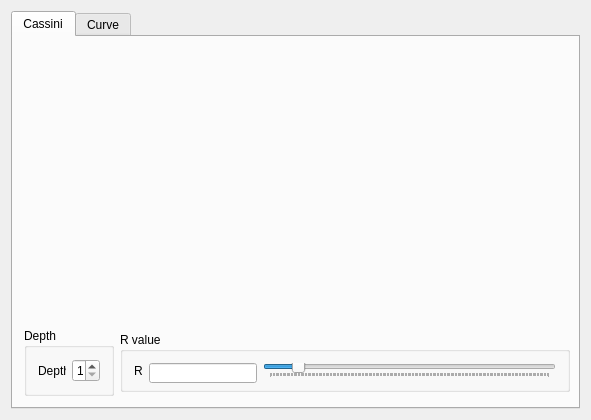
<?xml version="1.0" encoding="UTF-8"?>
<ui version="4.0">
 <class>MainWindow</class>
 <widget class="QMainWindow" name="MainWindow">
  <property name="geometry">
   <rect>
    <x>0</x>
    <y>0</y>
    <width>591</width>
    <height>420</height>
   </rect>
  </property>
  <property name="windowTitle">
   <string>MainWindow</string>
  </property>
  <widget class="QWidget" name="centralWidget">
   <property name="sizePolicy">
    <sizepolicy hsizetype="Expanding" vsizetype="Expanding">
     <horstretch>0</horstretch>
     <verstretch>0</verstretch>
    </sizepolicy>
   </property>
   <property name="minimumSize">
    <size>
     <width>567</width>
     <height>379</height>
    </size>
   </property>
   <layout class="QGridLayout" name="gridLayout">
    <item row="1" column="0">
     <widget class="QTabWidget" name="graphicTabWidget">
      <property name="sizePolicy">
       <sizepolicy hsizetype="Minimum" vsizetype="Minimum">
        <horstretch>0</horstretch>
        <verstretch>0</verstretch>
       </sizepolicy>
      </property>
      <property name="minimumSize">
       <size>
        <width>0</width>
        <height>0</height>
       </size>
      </property>
      <property name="currentIndex">
       <number>0</number>
      </property>
      <widget class="QWidget" name="Cassiniwidget">
       <property name="sizePolicy">
        <sizepolicy hsizetype="Minimum" vsizetype="Minimum">
         <horstretch>0</horstretch>
         <verstretch>0</verstretch>
        </sizepolicy>
       </property>
       <property name="minimumSize">
        <size>
         <width>0</width>
         <height>0</height>
        </size>
       </property>
       <attribute name="title">
        <string>Cassini</string>
       </attribute>
       <layout class="QGridLayout" name="gridLayout_4">
        <item row="0" column="0">
         <layout class="QGridLayout" name="CassiniGrid">
          <property name="sizeConstraint">
           <enum>QLayout::SetMaximumSize</enum>
          </property>
          <item row="2" column="0">
           <widget class="QGroupBox" name="DepthGroupBox">
            <property name="minimumSize">
             <size>
              <width>90</width>
              <height>60</height>
             </size>
            </property>
            <property name="maximumSize">
             <size>
              <width>30</width>
              <height>16777215</height>
             </size>
            </property>
            <property name="title">
             <string>Depth</string>
            </property>
            <layout class="QHBoxLayout" name="horizontalLayout_14">
             <item>
              <layout class="QHBoxLayout" name="cassiniDepthHorizontalLayout">
               <item>
                <widget class="QLabel" name="cassiniDepthLabel">
                 <property name="minimumSize">
                  <size>
                   <width>0</width>
                   <height>0</height>
                  </size>
                 </property>
                 <property name="text">
                  <string>Depth</string>
                 </property>
                </widget>
               </item>
               <item>
                <widget class="QSpinBox" name="cassiniDepthSpinBox">
                 <property name="minimumSize">
                  <size>
                   <width>0</width>
                   <height>0</height>
                  </size>
                 </property>
                 <property name="minimum">
                  <number>1</number>
                 </property>
                 <property name="maximum">
                  <number>5</number>
                 </property>
                </widget>
               </item>
              </layout>
             </item>
            </layout>
           </widget>
          </item>
          <item row="0" column="0" rowspan="2" colspan="5">
           <widget class="CassiniWidget" name="Cassini" native="true">
            <property name="minimumSize">
             <size>
              <width>0</width>
              <height>0</height>
             </size>
            </property>
           </widget>
          </item>
          <item row="2" column="1" colspan="4">
           <widget class="QGroupBox" name="rGroupBox">
            <property name="minimumSize">
             <size>
              <width>450</width>
              <height>60</height>
             </size>
            </property>
            <property name="maximumSize">
             <size>
              <width>0</width>
              <height>60</height>
             </size>
            </property>
            <property name="title">
             <string>R value</string>
            </property>
            <layout class="QHBoxLayout" name="horizontalLayout_15">
             <item>
              <layout class="QHBoxLayout" name="rHorizontalLayout">
               <item>
                <widget class="QLabel" name="rLabel">
                 <property name="minimumSize">
                  <size>
                   <width>0</width>
                   <height>0</height>
                  </size>
                 </property>
                 <property name="text">
                  <string>R</string>
                 </property>
                </widget>
               </item>
               <item alignment="Qt::AlignLeft">
                <widget class="QLineEdit" name="rEdit">
                 <property name="minimumSize">
                  <size>
                   <width>0</width>
                   <height>20</height>
                  </size>
                 </property>
                 <property name="readOnly">
                  <bool>true</bool>
                 </property>
                </widget>
               </item>
               <item>
                <widget class="QSlider" name="rSlider">
                 <property name="maximum">
                  <number>1000</number>
                 </property>
                 <property name="singleStep">
                  <number>1</number>
                 </property>
                 <property name="pageStep">
                  <number>1</number>
                 </property>
                 <property name="value">
                  <number>100</number>
                 </property>
                 <property name="orientation">
                  <enum>Qt::Horizontal</enum>
                 </property>
                 <property name="tickPosition">
                  <enum>QSlider::TicksBelow</enum>
                 </property>
                 <property name="tickInterval">
                  <number>5</number>
                 </property>
                </widget>
               </item>
              </layout>
             </item>
            </layout>
           </widget>
          </item>
         </layout>
        </item>
       </layout>
      </widget>
      <widget class="QWidget" name="Curvewidget">
       <attribute name="title">
        <string>Curve</string>
       </attribute>
       <layout class="QGridLayout" name="gridLayout_5">
        <item row="0" column="0">
         <layout class="QGridLayout" name="curveGridLayout" rowstretch="0,0,0" columnstretch="0,0,0,0,0,0,0,0,0,0,0,0,0">
          <property name="sizeConstraint">
           <enum>QLayout::SetMaximumSize</enum>
          </property>
          <item row="0" column="0" rowspan="2" colspan="13">
           <widget class="CurveWidget" name="Curve" native="true">
            <property name="enabled">
             <bool>true</bool>
            </property>
            <property name="sizePolicy">
             <sizepolicy hsizetype="Minimum" vsizetype="Minimum">
              <horstretch>0</horstretch>
              <verstretch>0</verstretch>
             </sizepolicy>
            </property>
            <property name="minimumSize">
             <size>
              <width>547</width>
              <height>175</height>
             </size>
            </property>
           </widget>
          </item>
          <item row="2" column="0" colspan="3">
           <widget class="QGroupBox" name="curveDepthGroupBox">
            <property name="minimumSize">
             <size>
              <width>70</width>
              <height>85</height>
             </size>
            </property>
            <property name="title">
             <string>Depth</string>
            </property>
            <layout class="QHBoxLayout" name="horizontalLayout_4">
             <item>
              <layout class="QHBoxLayout" name="curveDepthHorisontalLayout">
               <item>
                <widget class="QLabel" name="curveDepthLabel">
                 <property name="text">
                  <string>Depth :</string>
                 </property>
                </widget>
               </item>
               <item alignment="Qt::AlignLeft">
                <widget class="QSpinBox" name="curveDepthSpinBox">
                 <property name="minimumSize">
                  <size>
                   <width>0</width>
                   <height>0</height>
                  </size>
                 </property>
                 <property name="minimum">
                  <number>1</number>
                 </property>
                 <property name="maximum">
                  <number>4</number>
                 </property>
                </widget>
               </item>
              </layout>
             </item>
            </layout>
           </widget>
          </item>
          <item row="2" column="3" colspan="4">
           <widget class="QGroupBox" name="scaleGroupBox">
            <property name="minimumSize">
             <size>
              <width>154</width>
              <height>85</height>
             </size>
            </property>
            <property name="title">
             <string>Scale</string>
            </property>
            <layout class="QHBoxLayout" name="horizontalLayout_6">
             <item>
              <layout class="QVBoxLayout" name="scaleVerticalLayout">
               <item>
                <layout class="QHBoxLayout" name="xScaleHorizontalLayout">
                 <item alignment="Qt::AlignLeft">
                  <widget class="QLabel" name="xScaleLabel">
                   <property name="text">
                    <string>xScale : </string>
                   </property>
                  </widget>
                 </item>
                 <item alignment="Qt::AlignLeft">
                  <widget class="QLineEdit" name="xScaleEdit">
                   <property name="minimumSize">
                    <size>
                     <width>0</width>
                     <height>0</height>
                    </size>
                   </property>
                   <property name="readOnly">
                    <bool>true</bool>
                   </property>
                  </widget>
                 </item>
                </layout>
               </item>
               <item>
                <layout class="QHBoxLayout" name="yScaleHorizontalLayout">
                 <item>
                  <widget class="QLabel" name="yScaleLabel">
                   <property name="text">
                    <string>YScale : </string>
                   </property>
                  </widget>
                 </item>
                 <item alignment="Qt::AlignLeft">
                  <widget class="QLineEdit" name="yScaleEdit">
                   <property name="readOnly">
                    <bool>true</bool>
                   </property>
                  </widget>
                 </item>
                </layout>
               </item>
              </layout>
             </item>
            </layout>
           </widget>
          </item>
          <item row="2" column="7" colspan="4">
           <widget class="QGroupBox" name="tickSizesGroupBox">
            <property name="minimumSize">
             <size>
              <width>150</width>
              <height>85</height>
             </size>
            </property>
            <property name="title">
             <string>Tick sizes</string>
            </property>
            <layout class="QHBoxLayout" name="horizontalLayout_7">
             <item>
              <layout class="QVBoxLayout" name="tickSizesVerticalLayout">
               <item>
                <layout class="QHBoxLayout" name="xTickSizesHorizontalLayout">
                 <item alignment="Qt::AlignLeft">
                  <widget class="QLabel" name="xTickLabel">
                   <property name="text">
                    <string>XTick : </string>
                   </property>
                  </widget>
                 </item>
                 <item alignment="Qt::AlignLeft">
                  <widget class="QLineEdit" name="xTickEdit">
                   <property name="readOnly">
                    <bool>true</bool>
                   </property>
                  </widget>
                 </item>
                </layout>
               </item>
               <item>
                <layout class="QHBoxLayout" name="yTickSizesHorizontalLayout">
                 <item alignment="Qt::AlignLeft">
                  <widget class="QLabel" name="yTickLabel">
                   <property name="text">
                    <string>YTick : </string>
                   </property>
                  </widget>
                 </item>
                 <item alignment="Qt::AlignLeft">
                  <widget class="QLineEdit" name="yTickEdit">
                   <property name="readOnly">
                    <bool>true</bool>
                   </property>
                  </widget>
                 </item>
                </layout>
               </item>
              </layout>
             </item>
            </layout>
           </widget>
          </item>
          <item row="2" column="11" alignment="Qt::AlignRight">
           <widget class="QPushButton" name="resetScaleButton">
            <property name="minimumSize">
             <size>
              <width>65</width>
              <height>50</height>
             </size>
            </property>
            <property name="text">
             <string>Reset Scale</string>
            </property>
           </widget>
          </item>
         </layout>
        </item>
       </layout>
      </widget>
     </widget>
    </item>
   </layout>
  </widget>
 </widget>
 <layoutdefault spacing="6" margin="11"/>
 <customwidgets>
  <customwidget>
   <class>CurveWidget</class>
   <extends>QWidget</extends>
   <header location="global">curvewidget.h</header>
   <container>1</container>
  </customwidget>
  <customwidget>
   <class>CassiniWidget</class>
   <extends>QWidget</extends>
   <header location="global">cassiniwidget.h</header>
   <container>1</container>
  </customwidget>
 </customwidgets>
 <resources/>
 <connections/>
</ui>
